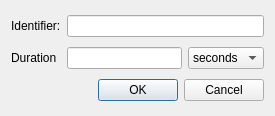
<ui version="4.0" >
 <class>Dialog</class>
 <widget class="QDialog" name="Dialog" >
  <property name="geometry" >
   <rect>
    <x>0</x>
    <y>0</y>
    <width>275</width>
    <height>116</height>
   </rect>
  </property>
  <property name="windowTitle" >
   <string>Create a Duration</string>
  </property>
  <layout class="QGridLayout" name="gridLayout" >
   <item row="0" column="0" >
    <widget class="QLabel" name="label" >
     <property name="text" >
      <string>Identifier:</string>
     </property>
    </widget>
   </item>
   <item row="0" column="1" colspan="2" >
    <widget class="QLineEdit" name="identifier_text" />
   </item>
   <item row="1" column="0" >
    <widget class="QLabel" name="label_2" >
     <property name="text" >
      <string>Duration</string>
     </property>
    </widget>
   </item>
   <item row="1" column="2" >
    <widget class="QComboBox" name="duration_combo" >
     <item>
      <property name="text" >
       <string>seconds</string>
      </property>
     </item>
     <item>
      <property name="text" >
       <string>minutes</string>
      </property>
     </item>
     <item>
      <property name="text" >
       <string>hours</string>
      </property>
     </item>
     <item>
      <property name="text" >
       <string>days</string>
      </property>
     </item>
    </widget>
   </item>
   <item row="2" column="0" colspan="3" >
    <widget class="QDialogButtonBox" name="buttonBox" >
     <property name="orientation" >
      <enum>Qt::Horizontal</enum>
     </property>
     <property name="standardButtons" >
      <set>QDialogButtonBox::Cancel|QDialogButtonBox::Ok</set>
     </property>
    </widget>
   </item>
   <item row="1" column="1" >
    <widget class="QLineEdit" name="duration_text" />
   </item>
  </layout>
 </widget>
 <resources/>
 <connections>
  <connection>
   <sender>buttonBox</sender>
   <signal>accepted()</signal>
   <receiver>Dialog</receiver>
   <slot>accept()</slot>
   <hints>
    <hint type="sourcelabel" >
     <x>248</x>
     <y>254</y>
    </hint>
    <hint type="destinationlabel" >
     <x>157</x>
     <y>274</y>
    </hint>
   </hints>
  </connection>
  <connection>
   <sender>buttonBox</sender>
   <signal>rejected()</signal>
   <receiver>Dialog</receiver>
   <slot>reject()</slot>
   <hints>
    <hint type="sourcelabel" >
     <x>316</x>
     <y>260</y>
    </hint>
    <hint type="destinationlabel" >
     <x>286</x>
     <y>274</y>
    </hint>
   </hints>
  </connection>
 </connections>
</ui>
